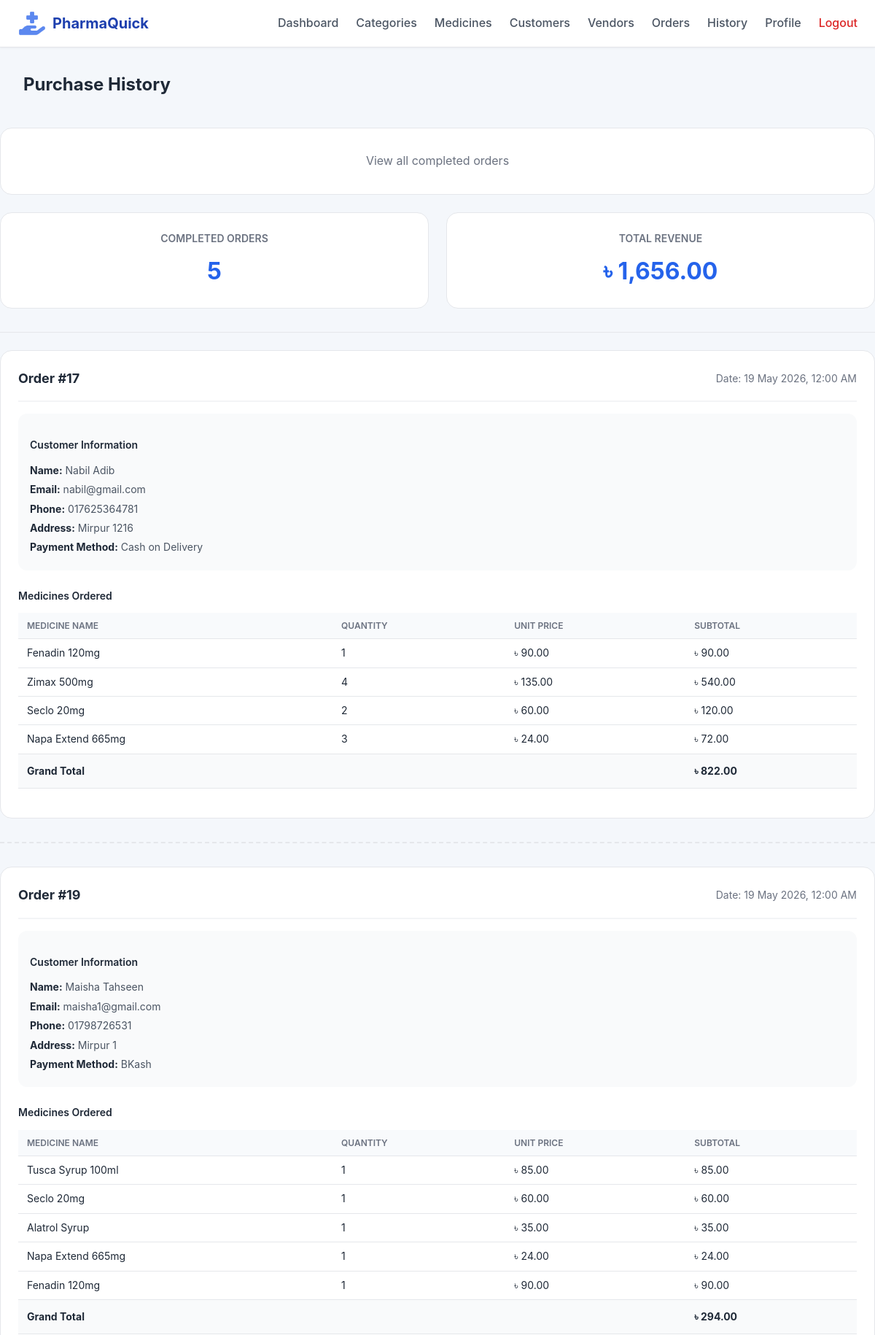
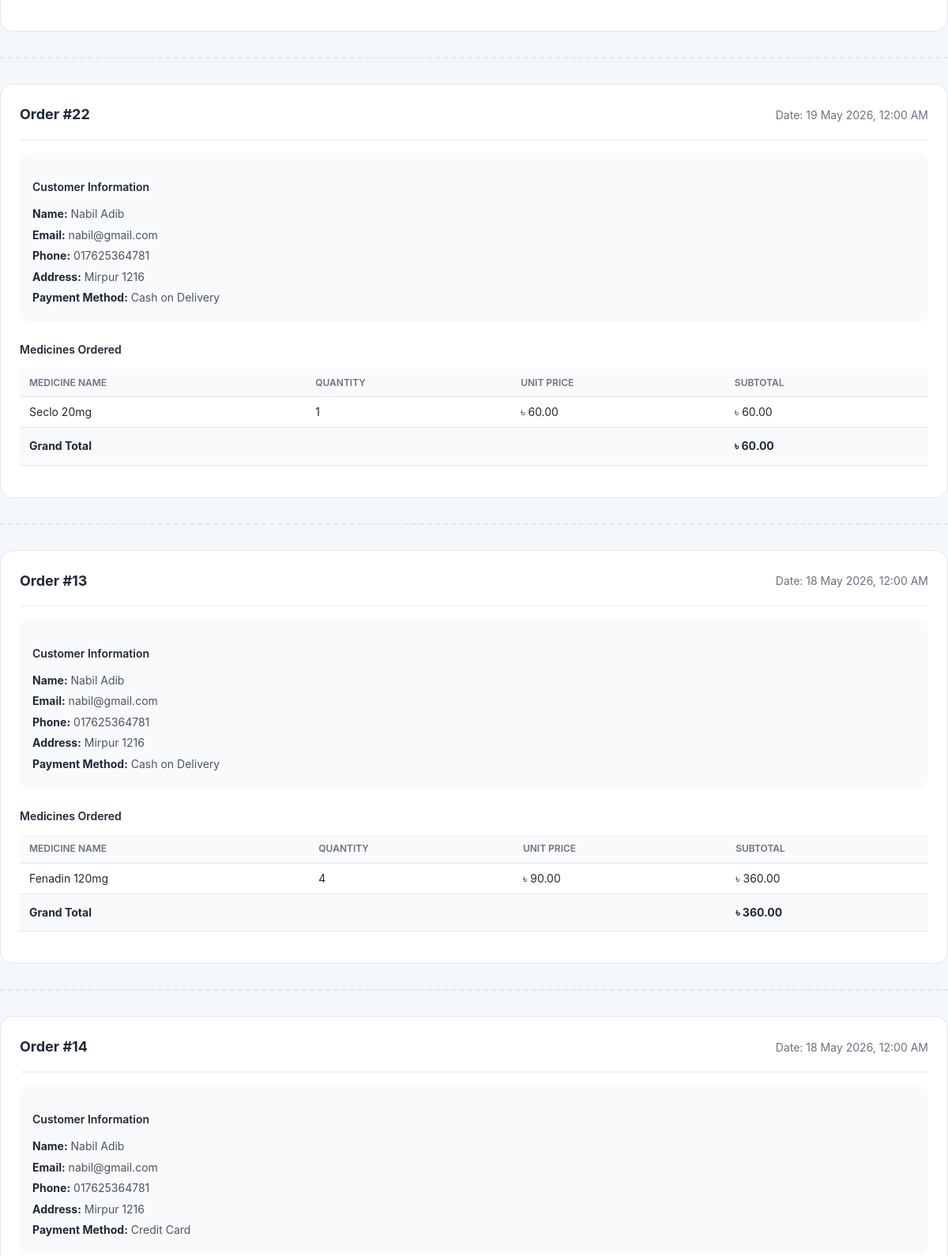
The page /index.php?page=admin&action=history (signed in, upper part) on the database its author committed (2 pictures, top to bottom).
### tables this page shows
CREATE TABLE `orders` (
  `id` int(11) NOT NULL,
  `user_id` int(11) NOT NULL,
  `total_amount` decimal(10,2) NOT NULL,
  `shipping_address` text NOT NULL,
  `status` enum('pending','accepted','rejected') DEFAULT 'pending',
  `payment_method` enum('Credit Card','bKash','Nagad','Bank Transfer','Cash on Delivery') NOT NULL,
  `order_date` date DEFAULT curdate()
);

CREATE TABLE `medicines` (
  `id` int(11) NOT NULL,
  `name` varchar(100) NOT NULL,
  `category_id` int(11) NOT NULL,
  `vendor_name` varchar(100) NOT NULL,
  `price` decimal(10,2) NOT NULL,
  `availability` int(11) DEFAULT 0,
  `description` text DEFAULT NULL,
  `image_path` varchar(255) DEFAULT NULL,
  `created_at` datetime DEFAULT current_timestamp()
);

CREATE TABLE `order_items` (
  `id` int(11) NOT NULL,
  `order_id` int(11) NOT NULL,
  `medicine_id` int(11) NOT NULL,
  `quantity` int(11) NOT NULL,
  `unit_price` decimal(10,2) NOT NULL
);

CREATE TABLE `users` (
  `id` int(11) NOT NULL,
  `name` varchar(100) NOT NULL,
  `email` varchar(255) NOT NULL,
  `password_hash` varchar(255) NOT NULL,
  `role` enum('admin','customer','vendor') NOT NULL,
  `profile_picture` varchar(255) DEFAULT NULL,
  `address` text DEFAULT NULL,
  `phone` varchar(20) DEFAULT NULL,
  `created_at` datetime DEFAULT current_timestamp()
);

### models/Order.php (called while the page is built, shortened)
<?php
function get_completed_orders_with_details($conn)
{
    $query = "
        SELECT
            o.id AS order_id,
            o.user_id,
            o.total_amount,
            o.shipping_address,
            o.status,
            o.payment_method,
            o.order_date,
            u.name AS customer_name,
            u.email AS customer_email,
            u.phone AS customer_phone,
            m.id AS medicine_id,
            m.name AS medicine_name,
            m.price AS medicine_price,
            oi.quantity,
            oi.unit_price,
            (oi.quantity * oi.unit_price) AS subtotal
        FROM orders o
        JOIN users u ON o.user_id = u.id
        JOIN order_items oi ON o.id = oi.order_id
        JOIN medicines m ON oi.medicine_id = m.id
        WHERE o.status = 'accepted'
        ORDER BY o.order_date DESC, o.id, oi.id
    ";
    $stmt = mysqli_prepare($conn, $query);
    mysqli_stmt_execute($stmt);
    $res = mysqli_stmt_get_result($stmt);
    $orders = [];
    while ($row = mysqli_fetch_assoc($res)) {
        $order_id = $row['order_id'];
        if (!isset($orders[$order_id])) {
            $orders[$order_id] = [
                'order_id' => $row['order_id'],
                'user_id' => $row['user_id'],
                'customer_name' => $row['customer_name'],
                'customer_email' => $row['customer_email'],
                'customer_phone' => $row['customer_phone'],
                'total_amount' => $row['total_amount'],
                'shipping_address' => $row['shipping_address'],
                'status' => $row['status'],
                'payment_method' => $row['payment_method'],
                'order_date' => $row['order_date'],
                'items' => []
            ];
        }
        $orders[$order_id]['items'][] = [
            'medicine_id' => $row['medicine_id'],
            'medicine_name' => $row['medicine_name'],
            'quantity' => $row['quantity'],
            'unit_price' => $row['unit_price'],
            'subtotal' => $row['subtotal']
        ];
    }
    return array_values($orders);
}
?>

### views/admin/history.php (the view, shortened to what this page needs)
<?php
include __DIR__ . '/header.php';
?>
<div class="container">
    <h2>Purchase History</h2>
    <p>View all completed orders</p>
    <div class="dashboard-cards">
        <div class="card">
            <h4>Completed Orders</h4>
            <p><?= count($orders) ?></p>
        </div>
        <div class="card">
            <h4>Total Revenue</h4>
            <p>৳ <?= number_format(array_sum(array_column($orders, 'total_amount')), 2) ?></p>
        </div>
    </div>
    <hr>
    <?php if (empty($orders)): ?>
        <p>No completed orders yet.</p>
    <?php else: ?>
        <?php foreach ($orders as $order): ?>
            <div class="order-box">
                <div class="order-header">
                    <h3>Order #<?= $order['order_id'] ?></h3>
                    <p class="order-date">Date: <?= date('d M Y, h:i A', strtotime($order['order_date'])) ?></p>
                </div>
                <div class="customer-info">
                    <h4>Customer Information</h4>
                    <p><strong>Name:</strong> <?= htmlspecialchars($order['customer_name']) ?></p>
                    <p><strong>Email:</strong> <?= htmlspecialchars($order['customer_email']) ?></p>
                    <p><strong>Phone:</strong> <?= htmlspecialchars($order['customer_phone'] ?? 'N/A') ?></p>
                    <p><strong>Address:</strong> <?= htmlspecialchars($order['shipping_address']) ?></p>
                    <p><strong>Payment Method:</strong> <?= ucfirst(str_replace('_', ' ', $order['payment_method'])) ?></p>
                </div>
                <h4>Medicines Ordered</h4>
                <table class="order-table">
                    <thead>
                        <tr>
                            <th>Medicine Name</th>
                            <th>Quantity</th>
                            <th>Unit Price</th>
                            <th>Subtotal</th>
                        </tr>
                    </thead>
                    <tbody>
                        <?php foreach ($order['items'] as $item): ?>
                            <tr>
                                <td><?= htmlspecialchars($item['medicine_name']) ?></td>
                                <td><?= $item['quantity'] ?></td>
                                <td>৳ <?= number_format($item['unit_price'], 2) ?></td>
                                <td>৳ <?= number_format($item['subtotal'], 2) ?></td>
                            </tr>
                        <?php endforeach; ?>
                        <tr class="total-row">
                            <td colspan="3"><strong>Grand Total</strong></td>
                            <td><strong>৳ <?= number_format($order['total_amount'], 2) ?></strong></td>
                        </tr>
                    </tbody>
                </table>
            </div>
            <hr class="order-separator">
        <?php endforeach; ?>
    <?php endif; ?>
</div>
<?php include __DIR__ . '/footer.php'; ?>

### public/assets/admin/history.css (style rules this page uses)
.container h2 { max-width: 1280px; margin: 0 auto; padding: 2rem 2rem; font-size: 1.5rem; font-weight: 700; color: #1f2937; margin-bottom: 0.5rem; display: flex; align-items: center; gap: 0.5rem; }
.container > p { color: #6b7280; margin-bottom: 1.5rem; }
.dashboard-cards { display: grid; grid-template-columns: repeat(auto-fit, minmax(240px, 1fr)); gap: 1.5rem; margin-bottom: 2rem; }
.dashboard-cards .card { background: white; border-radius: 1rem; border: 1px solid #e5e7eb; padding: 1.5rem; text-align: center; transition: all 0.3s; }
.dashboard-cards .card h4 { font-size: 0.875rem; font-weight: 600; text-transform: uppercase; color: #6b7280; margin-bottom: 0.5rem; }
.dashboard-cards .card p { font-size: 2rem; font-weight: 700; color: #2563eb; }
hr { margin: 1.5rem 0; border: none; border-top: 1px solid #e5e7eb; }
.order-box { background: white; border: 1px solid #e5e7eb; border-radius: 1rem; padding: 1.5rem; margin-bottom: 1.5rem; }
.order-header { display: flex; justify-content: space-between; align-items: center; flex-wrap: wrap; margin-bottom: 1rem; padding-bottom: 1rem; border-bottom: 2px solid #f3f4f6; }
.order-header h3 { font-size: 1.125rem; font-weight: 700; color: #1f2937; }
.order-date { color: #6b7280; font-size: 0.875rem; }
.customer-info { background: #f9fafb; padding: 1rem; border-radius: 0.75rem; margin-bottom: 1.5rem; }
.customer-info h4 { font-size: 0.875rem; font-weight: 600; color: #1f2937; margin-bottom: 0.75rem; }
.customer-info p { font-size: 0.875rem; color: #4b5563; margin-bottom: 0.25rem; }
.customer-info strong { color: #1f2937; }
.order-box h4 { font-size: 0.875rem; font-weight: 600; color: #1f2937; margin: 1rem 0 0.75rem 0; }
.order-table { width: 100%; border-collapse: collapse; margin-bottom: 1rem; }
.order-table th { background: #f8fafc; padding: 0.5rem 0.75rem; text-align: left; font-size: 0.75rem; font-weight: 600; text-transform: uppercase; color: #6b7280; border-bottom: 1px solid #e5e7eb; }
.order-table td { padding: 0.5rem 0.75rem; font-size: 0.875rem; color: #1f2937; border-bottom: 1px solid #e5e7eb; }
.total-row { background: #f9fafb; }
.total-row td { font-size: 0.875rem; padding: 0.75rem; }
.order-separator { margin: 2rem 0; border-top: 2px dashed #e5e7eb; }
.container > p:first-of-type { text-align: center; padding: 2rem; color: #6b7280; background: white; border-radius: 1rem; border: 1px solid #e5e7eb; }

### views/admin/header.php (style rules this page uses)
* { margin: 0; padding: 0; box-sizing: border-box; }
body { font-family: 'Inter', 'Segoe UI', Tahoma, Geneva, Verdana, sans-serif; background: #f4f7fb; color: #1f2937; line-height: 1.6; }

### rows shown on the page
orders: medicines.name "Zimax 500mg", order_items.quantity "4", order_items.unit_price "135.00", subtotal "540.00", medicines.name "Napa Extend 665mg", order_items.quantity "3", order_items.unit_price "24.00", subtotal "72.00"
orders: medicines.name "Tusca Syrup 100ml", order_items.quantity "1", order_items.unit_price "85.00", subtotal "85.00", medicines.name "Alatrol Syrup", order_items.unit_price "35.00", subtotal "35.00"
orders: id "22", order_date "19 May 2026, 12:00 AM", user.name "Nabil Adib", user.email "nabil@gmail.com", user.phone "017625364781", shipping_address "Mirpur 1216", payment_method "Cash on Delivery", medicine_name "Seclo 20mg", quantity "1", unit_price "60.00", subtotal "60.00", total_amount "60.00"
orders: id "13", order_date "18 May 2026, 12:00 AM", user.name "Nabil Adib", user.email "nabil@gmail.com", user.phone "017625364781", shipping_address "Mirpur 1216", payment_method "Cash on Delivery", medicines.name "Fenadin 120mg", order_items.quantity "4", order_items.unit_price "90.00", subtotal "360.00", total_amount "360.00"
orders: id "14", order_date "18 May 2026, 12:00 AM", user.name "Nabil Adib", user.email "nabil@gmail.com", user.phone "017625364781", shipping_address "Mirpur 1216", payment_method "Credit Card"

### other values the page prints
count($orders) "5"
array_sum(array_column($orders, 'total_amount')) "1,656.00"
$order['order_id'] "17"
date('d M Y, h:i A', strtotime($order['order_date'])) "19 May 2026, 12:00 AM"
$order['customer_name'] "Nabil Adib"
$order['customer_email'] "nabil@gmail.com"
$order['customer_phone'] "017625364781"
$order['shipping_address'] "Mirpur 1216"
str_replace('_', ' ', $order['payment_method']) "Cash on Delivery"
$item['medicine_name'] "Fenadin 120mg"
$item['quantity'] "1"
$item['unit_price'] "90.00"
$item['subtotal'] "90.00"
$item['medicine_name'] "Seclo 20mg"
$item['quantity'] "2"
